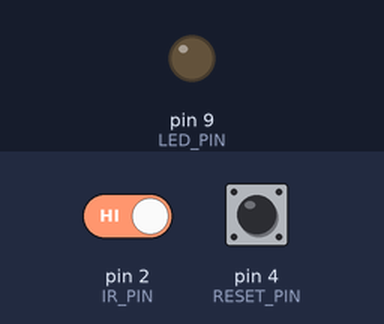
The sketch below on a simulated Arduino Uno, built with avr-gcc and run on an emulated ATmega328P. Shown: output pins drawn as LEDs (lit = HIGH). Dashed ring = blinking. Inputs (shaded band) come from the test bench; at power-on: pin 2 (IR_PIN) HIGH, pin 4 (RESET_PIN) HIGH.

Above: at 1.2 s.
1.3 s: pin 2 (IR_PIN) driven LOW
At 1.45 s:
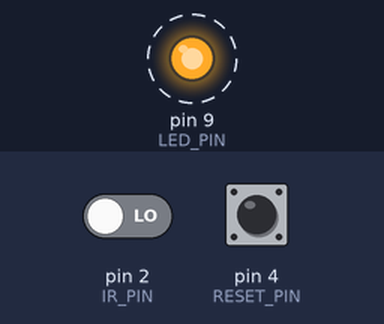
4.3 s: pin 4 (RESET_PIN) pulled LOW for 3.2 s
Timing chart, 0 to 15.0 s (numbered marks = the images above; inputs shaded):
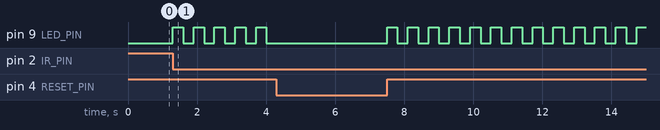

The sketch:

task_1-10.ino
```cpp
#define IR_PIN 2
#define LED_PIN 9
#define RESET_PIN 4

bool alarmTriggered = false;
unsigned long lastBlink = 0;
bool ledState = false;

void setup() {
  pinMode(IR_PIN, INPUT);
  pinMode(LED_PIN, OUTPUT);
  pinMode(RESET_PIN, INPUT_PULLUP);
}

void loop() {


  if (digitalRead(IR_PIN) == LOW) {
    alarmTriggered = true;
  }

  // Reset button pressed
  if (digitalRead(RESET_PIN) == LOW) {
    alarmTriggered = false;
    digitalWrite(LED_PIN, LOW);
  }


  if (alarmTriggered) {
    if (millis() - lastBlink > 300) {
      lastBlink = millis();
      ledState = !ledState;
      digitalWrite(LED_PIN, ledState);
    }
  }
}
```

Measured:
- after the input at 1.3 s, pin 9 (LED_PIN): alternates HIGH for 0.30 s and LOW for 0.30 s, starting at once
